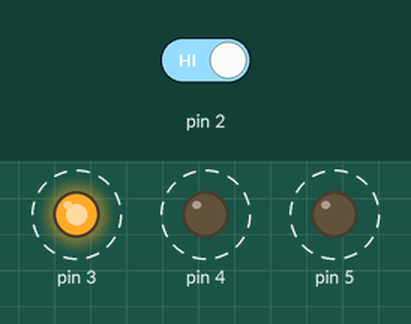
Simulated run of this sketch. Board: Arduino Uno, built with avr-gcc and run on an emulated ATmega328P. Parts: output pins drawn as LEDs (lit = HIGH). Dashed ring = blinking. Inputs (shaded band) come from the test bench; at power-on: pin 2 HIGH.

Above: at 1.15 s.
1.5 s: pin 2 driven LOW
At 1.5 s:
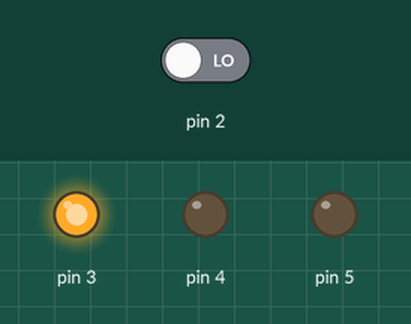
3.0 s: pin 2 driven HIGH
At 3.15 s:
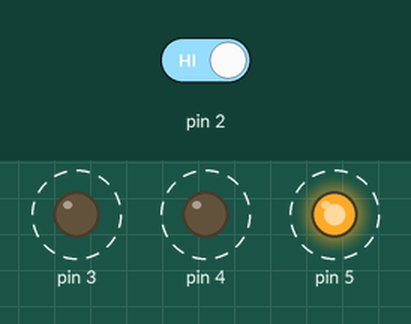
Timing chart, 0 to 12.0 s (numbered marks = the images above; inputs shaded):
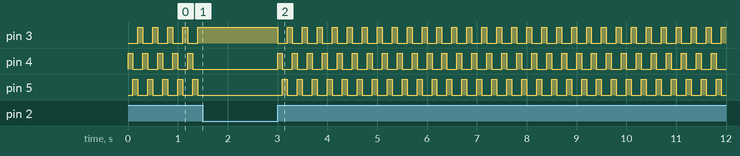

Measured:
- after the input at 1.5 s, pin 3: stops changing and stays HIGH; pin 4, pin 5: stops changing and stays LOW
- after the input at 3.0 s, pin 3, pin 4: alternates HIGH for 0.10 s and LOW for 0.20 s, starting at once; pin 5: alternates HIGH for 0.10 s and LOW for 0.20 s, starting after 0.10 s
- by itself, pin 3–5: alternates HIGH for 0.10 s and LOW for 0.20 s

The sketch:

Spaceship_Interface.ino
```cpp
int switchState = 0;
void setup() {
  pinMode(2, INPUT);

  pinMode(3, OUTPUT);
  pinMode(4, OUTPUT);
  pinMode(5, OUTPUT);
}

void loop() {
  switchState = digitalRead(2);

  int delay_time = 100;

  if (switchState == LOW) {
    /* GREEN */
    digitalWrite(3, HIGH);
    digitalWrite(4, LOW);
    digitalWrite(5, LOW);
  } else {
    /* ON PUSH */

    /* YELLOW */
    digitalWrite(3, LOW);
    digitalWrite(4, HIGH);
//  digitalWrite(5, LOW);

    delay(delay_time);

    /* RED */
//  digitalWrite(3, LOW);
    digitalWrite(4, LOW);
    digitalWrite(5, HIGH);

    delay(delay_time);

    /* GREEN */
    digitalWrite(3, HIGH);
//  digitalWrite(4, LOW);
    digitalWrite(5, LOW);

    delay(delay_time);
  }
}
```
